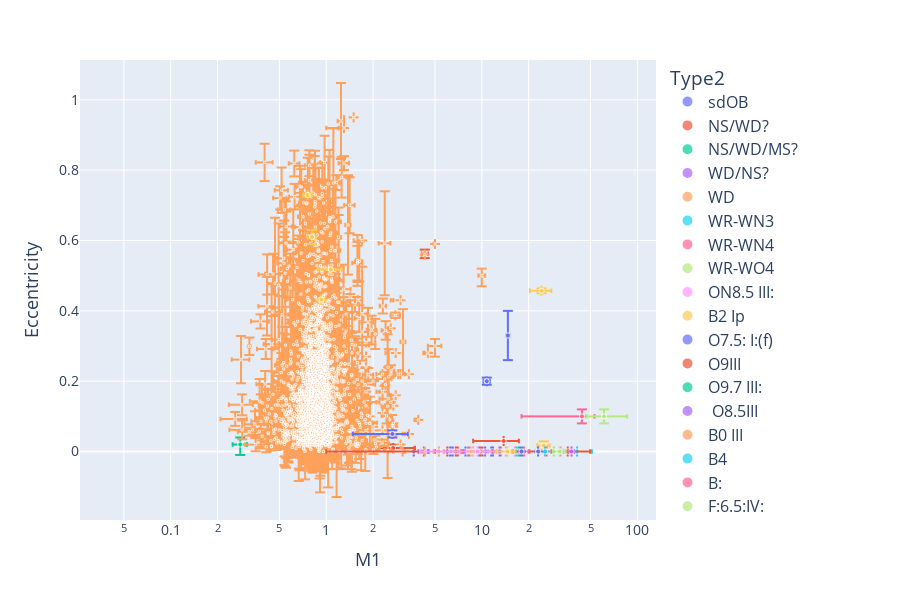

Notebook source saved alongside this figure:
### Code cell
fig = plotly_vars('M1', 'Eccentricity', logx = True, logy = False, df = df_final, exclude_type2= 'NS')

### Figure 1 — Plotly figure (JSON) as saved in the notebook; plotly's stock layout.template omitted (floating-point values rounded to 4 significant figures; data arrays with more than 128 entries replaced by an {"elided": "..."} marker saying what was removed)
{"data": [{"customdata": [["Be", "HD58978"], ["Be", "HD200120"], ["Be", "HD10516"], ["Be", "HD55606"], ["Be", "HD109387"], ["Be", "HD113120"], ["Be", "HD137387"], ["Be", "HD152478"], ["Be", "HD157042"], ["Be", "HD41335"], ["Be", "HD161306"], ["Be", "HD183537"], ["Be", "HD191610"], ["Be", "HD194335"], ["Be", "HD200310"], ["Be", "HD167128"]], "error_x": {"array": [1.5, 1.55, 0.3, 0.3, 0.48, 2.2, 1.0, 1.3, 2.9, 5.7, 0.26, 0.23, 0.38, 0.35, 0.49, 0.31], "arrayminus": [1.5, 1.55, 0.3, 0.3, 0.48, 2.2, 1.0, 1.3, 2.9, 5.7, 0.26, 0.23, 0.38, 0.35, 0.49, 0.31]}, "error_y": {"array": [NaN, NaN, NaN, NaN, NaN, NaN, NaN, NaN, NaN, NaN, NaN, NaN, NaN, NaN, 0.01, NaN], "arrayminus": [NaN, NaN, NaN, NaN, NaN, NaN, NaN, NaN, NaN, NaN, NaN, NaN, NaN, NaN, 0.01, NaN]}, "hovertemplate": "Type2=sdOB<br>M1=%{x}<br>Eccentricity=%{y}<br>marker_size=%{marker.size}<br>Type1=%{customdata[0]}<br>System Name=%{customdata[1]}<extra></extra>", "legendgroup": "sdOB", "marker": {"color": "#636efa", "size": [5, 5, 5, 5, 5, 5, 5, 5, 5, 5, 5, 5, 5, 5, 5, 5], "sizemode": "area", "sizeref": 0.2, "symbol": "circle"}, "mode": "markers", "name": "sdOB", "showlegend": true, "type": "scattergl", "x": [11.5, 7.85, 9.6, 6.3, 3.65, 10.1, 11.8, 6.5, 10.5, 17.6, 6.02, 4.25, 6.26, 8.2, 10.75, 4.24], "xaxis": "x", "y": [0.0, 0.0, 0.0, 0.0, 0.0, 0.0, 0.0, 0.0, 0.0, 0.0, 0.0, 0.0, 0.0, 0.0, 0.2, 0.0], "yaxis": "y"}, {"customdata": [["MS", "2XMM J1255"], ["MS", "2MASS J06163552"], ["MS", "LAMOST J1123"], ["RG", "56 UMa"], ["MS", "J0606+2132"], ["MS", "G3431"]], "error_x": {"array": [0.05, 0.1, 0.02, 0.2, 1.03, 0.03], "arrayminus": [0.05, 0.1, 0.02, 0.2, 1.67, 0.03]}, "error_y": {"array": [NaN, 0.005, NaN, 0.012, 0.01, 0.02], "arrayminus": [NaN, 0.007, NaN, 0.012, 0.01, 0.03]}, "hovertemplate": "Type2=NS/WD?<br>M1=%{x}<br>Eccentricity=%{y}<br>marker_size=%{marker.size}<br>Type1=%{customdata[0]}<br>System Name=%{customdata[1]}<extra></extra>", "legendgroup": "NS/WD?", "marker": {"color": "#EF553B", "size": [5, 5, 5, 5, 5, 5], "sizemode": "area", "sizeref": 0.2, "symbol": "circle"}, "mode": "markers", "name": "NS/WD?", "showlegend": true, "type": "scattergl", "x": [1.16, 1.6, 0.61, 4.3, 2.69, 1.42], "xaxis": "x", "y": [0.0, 0.007, 0.0, 0.562, 0.01, 0.13], "yaxis": "y"}, {"customdata": [["RG", "G8441"]], "error_x": {"array": [0.03], "arrayminus": [0.03]}, "error_y": {"array": [0.02], "arrayminus": [0.03]}, "hovertemplate": "Type2=NS/WD/MS?<br>M1=%{x}<br>Eccentricity=%{y}<br>marker_size=%{marker.size}<br>Type1=%{customdata[0]}<br>System Name=%{customdata[1]}<extra></extra>", "legendgroup": "NS/WD/MS?", "marker": {"color": "#00cc96", "size": [5], "sizemode": "area", "sizeref": 0.2, "symbol": "circle"}, "mode": "markers", "name": "NS/WD/MS?", "showlegend": true, "type": "scattergl", "x": [0.28], "xaxis": "x", "y": [0.02], "yaxis": "y"}, {"customdata": [["MS", "LAMOST J2354"], ["MS", "2MASS J1527"]], "error_x": {"array": [0.05, 0.02], "arrayminus": [0.05, 0.02]}, "error_y": {"array": [0.002, NaN], "arrayminus": [0.002, NaN]}, "hovertemplate": "Type2=WD/NS?<br>M1=%{x}<br>Eccentricity=%{y}<br>marker_size=%{marker.size}<br>Type1=%{customdata[0]}<br>System Name=%{customdata[1]}<extra></extra>", "legendgroup": "WD/NS?", "marker": {"color": "#ab63fa", "size": [5, 5], "sizemode": "area", "sizeref": 0.2, "symbol": "circle"}, "mode": "markers", "name": "WD/NS?", "showlegend": true, "type": "scattergl", "x": [0.65, 0.63], "xaxis": "x", "y": [0.002, 0.0], "yaxis": "y"}, {"customdata": {"elided": "3618x2 str values"}, "error_x": {"array": {"elided": "3618 float values"}, "arrayminus": {"elided": "3618 float values"}}, "error_y": {"array": {"elided": "3618 float values"}, "arrayminus": {"elided": "3618 float values"}}, "hovertemplate": "Type2=WD<br>M1=%{x}<br>Eccentricity=%{y}<br>marker_size=%{marker.size}<br>Type1=%{customdata[0]}<br>System Name=%{customdata[1]}<extra></extra>", "legendgroup": "WD", "marker": {"color": "#FFA15A", "size": {"elided": "3618 int values"}, "sizemode": "area", "sizeref": 0.2, "symbol": "circle"}, "mode": "markers", "name": "WD", "showlegend": true, "type": "scattergl", "x": {"elided": "3618 float values"}, "xaxis": "x", "y": {"elided": "3618 float values"}, "yaxis": "y"}, {"customdata": [["O-O9", "SMC AB 3"], ["O-O5.5 V", "SMC AB 6"]], "error_x": {"array": [NaN, 10.0], "arrayminus": [NaN, 10.0]}, "error_y": {"array": [0.06, NaN], "arrayminus": [0.06, NaN]}, "hovertemplate": "Type2=WR-WN3<br>M1=%{x}<br>Eccentricity=%{y}<br>marker_size=%{marker.size}<br>Type1=%{customdata[0]}<br>System Name=%{customdata[1]}<extra></extra>", "legendgroup": "WR-WN3", "marker": {"color": "#19d3f3", "size": [5, 5], "sizemode": "area", "sizeref": 0.2, "symbol": "circle"}, "mode": "markers", "name": "WR-WN3", "showlegend": true, "type": "scattergl", "x": [NaN, 41.0], "xaxis": "x", "y": [0.09, 0.0], "yaxis": "y"}, {"customdata": [["O-O6 I", "SMC AB 7"]], "error_x": {"array": [9.0], "arrayminus": [26.0]}, "error_y": {"array": [0.02], "arrayminus": [0.02]}, "hovertemplate": "Type2=WR-WN4<br>M1=%{x}<br>Eccentricity=%{y}<br>marker_size=%{marker.size}<br>Type1=%{customdata[0]}<br>System Name=%{customdata[1]}<extra></extra>", "legendgroup": "WR-WN4", "marker": {"color": "#FF6692", "size": [5], "sizemode": "area", "sizeref": 0.2, "symbol": "circle"}, "mode": "markers", "name": "WR-WN4", "showlegend": true, "type": "scattergl", "x": [44.0], "xaxis": "x", "y": [0.1], "yaxis": "y"}, {"customdata": [["O-O4 V", "SMC AB 8"]], "error_x": {"array": [25.0], "arrayminus": [14.0]}, "error_y": {"array": [0.02], "arrayminus": [0.02]}, "hovertemplate": "Type2=WR-WO4<br>M1=%{x}<br>Eccentricity=%{y}<br>marker_size=%{marker.size}<br>Type1=%{customdata[0]}<br>System Name=%{customdata[1]}<extra></extra>", "legendgroup": "WR-WO4", "marker": {"color": "#B6E880", "size": [5], "sizemode": "area", "sizeref": 0.2, "symbol": "circle"}, "mode": "markers", "name": "WR-WO4", "showlegend": true, "type": "scattergl", "x": [61.0], "xaxis": "x", "y": [0.1], "yaxis": "y"}, {"customdata": [["O9.7: V:", "VFTS 061"]], "error_x": {"array": [1.4], "arrayminus": [1.4]}, "error_y": {"array": [NaN], "arrayminus": [NaN]}, "hovertemplate": "Type2=ON8.5 III:<br>M1=%{x}<br>Eccentricity=%{y}<br>marker_size=%{marker.size}<br>Type1=%{customdata[0]}<br>System Name=%{customdata[1]}<extra></extra>", "legendgroup": "ON8.5 III:", "marker": {"color": "#FF97FF", "size": [5], "sizemode": "area", "sizeref": 0.2, "symbol": "circle"}, "mode": "markers", "name": "ON8.5 III:", "showlegend": true, "type": "scattergl", "x": [16.3], "xaxis": "x", "y": [0.0], "yaxis": "y"}, {"customdata": [["O9 III:", "VFTS 652"]], "error_x": {"array": [3.9], "arrayminus": [3.9]}, "error_y": {"array": [NaN], "arrayminus": [NaN]}, "hovertemplate": "Type2=B2 Ip<br>M1=%{x}<br>Eccentricity=%{y}<br>marker_size=%{marker.size}<br>Type1=%{customdata[0]}<br>System Name=%{customdata[1]}<extra></extra>", "legendgroup": "B2 Ip", "marker": {"color": "#FECB52", "size": [5], "sizemode": "area", "sizeref": 0.2, "symbol": "circle"}, "mode": "markers", "name": "B2 Ip", "showlegend": true, "type": "scattergl", "x": [18.1], "xaxis": "x", "y": [0.0], "yaxis": "y"}, {"customdata": [["ON9 Ia", "VFTS 538"]], "error_x": {"array": [1.9], "arrayminus": [1.9]}, "error_y": {"array": [NaN], "arrayminus": [NaN]}, "hovertemplate": "Type2=O7.5: I:(f)<br>M1=%{x}<br>Eccentricity=%{y}<br>marker_size=%{marker.size}<br>Type1=%{customdata[0]}<br>System Name=%{customdata[1]}<extra></extra>", "legendgroup": "O7.5: I:(f)", "marker": {"color": "#636efa", "size": [5], "sizemode": "area", "sizeref": 0.2, "symbol": "circle"}, "mode": "markers", "name": "O7.5: I:(f)", "showlegend": true, "type": "scattergl", "x": [18.3], "xaxis": "x", "y": [0.0], "yaxis": "y"}, {"customdata": [["O8V:", "HV 2543"]], "error_x": {"array": [0.7], "arrayminus": [0.7]}, "error_y": {"array": [NaN], "arrayminus": [NaN]}, "hovertemplate": "Type2=O9III<br>M1=%{x}<br>Eccentricity=%{y}<br>marker_size=%{marker.size}<br>Type1=%{customdata[0]}<br>System Name=%{customdata[1]}<extra></extra>", "legendgroup": "O9III", "marker": {"color": "#EF553B", "size": [5], "sizemode": "area", "sizeref": 0.2, "symbol": "circle"}, "mode": "markers", "name": "O9III", "showlegend": true, "type": "scattergl", "x": [25.6], "xaxis": "x", "y": [NaN], "yaxis": "y"}, {"customdata": [["O7::", "VFTS 450"]], "error_x": {"array": [4.1], "arrayminus": [4.1]}, "error_y": {"array": [NaN], "arrayminus": [NaN]}, "hovertemplate": "Type2=O9.7 III:<br>M1=%{x}<br>Eccentricity=%{y}<br>marker_size=%{marker.size}<br>Type1=%{customdata[0]}<br>System Name=%{customdata[1]}<extra></extra>", "legendgroup": "O9.7 III:", "marker": {"color": "#00cc96", "size": [5], "sizemode": "area", "sizeref": 0.2, "symbol": "circle"}, "mode": "markers", "name": "O9.7 III:", "showlegend": true, "type": "scattergl", "x": [29.0], "xaxis": "x", "y": [0.0], "yaxis": "y"}, {"customdata": [["O7V", "W61 28-22"]], "error_x": {"array": [1.0], "arrayminus": [1.0]}, "error_y": {"array": [NaN], "arrayminus": [NaN]}, "hovertemplate": "Type2= O8.5III<br>M1=%{x}<br>Eccentricity=%{y}<br>marker_size=%{marker.size}<br>Type1=%{customdata[0]}<br>System Name=%{customdata[1]}<extra></extra>", "legendgroup": " O8.5III", "marker": {"color": "#ab63fa", "size": [5], "sizemode": "area", "sizeref": 0.2, "symbol": "circle"}, "mode": "markers", "name": " O8.5III", "showlegend": true, "type": "scattergl", "x": [30.9], "xaxis": "x", "y": [NaN], "yaxis": "y"}, {"customdata": [["O7 III", "HV 2241"]], "error_x": {"array": [0.7], "arrayminus": [0.7]}, "error_y": {"array": [NaN], "arrayminus": [NaN]}, "hovertemplate": "Type2=B0 III<br>M1=%{x}<br>Eccentricity=%{y}<br>marker_size=%{marker.size}<br>Type1=%{customdata[0]}<br>System Name=%{customdata[1]}<extra></extra>", "legendgroup": "B0 III", "marker": {"color": "#FFA15A", "size": [5], "sizemode": "area", "sizeref": 0.2, "symbol": "circle"}, "mode": "markers", "name": "B0 III", "showlegend": true, "type": "scattergl", "x": [36.2], "xaxis": "x", "y": [NaN], "yaxis": "y"}, {"customdata": [["B2V", "TT Aur"]], "error_x": {"array": [NaN], "arrayminus": [NaN]}, "error_y": {"array": [NaN], "arrayminus": [NaN]}, "hovertemplate": "Type2=B4<br>M1=%{x}<br>Eccentricity=%{y}<br>marker_size=%{marker.size}<br>Type1=%{customdata[0]}<br>System Name=%{customdata[1]}<extra></extra>", "legendgroup": "B4", "marker": {"color": "#19d3f3", "size": [5], "sizemode": "area", "sizeref": 0.2, "symbol": "circle"}, "mode": "markers", "name": "B4", "showlegend": true, "type": "scattergl", "x": [8.1], "xaxis": "x", "y": [NaN], "yaxis": "y"}, {"customdata": [["B1V", "Mu1 Sco"]], "error_x": {"array": [1.0], "arrayminus": [1.0]}, "error_y": {"array": [NaN], "arrayminus": [NaN]}, "hovertemplate": "Type2=B:<br>M1=%{x}<br>Eccentricity=%{y}<br>marker_size=%{marker.size}<br>Type1=%{customdata[0]}<br>System Name=%{customdata[1]}<extra></extra>", "legendgroup": "B:", "marker": {"color": "#FF6692", "size": [5], "sizemode": "area", "sizeref": 0.2, "symbol": "circle"}, "mode": "markers", "name": "B:", "showlegend": true, "type": "scattergl", "x": [8.3], "xaxis": "x", "y": [0.0], "yaxis": "y"}, {"customdata": [["B3", "SV Gem"]], "error_x": {"array": [NaN], "arrayminus": [NaN]}, "error_y": {"array": [NaN], "arrayminus": [NaN]}, "hovertemplate": "Type2=F:6.5:IV:<br>M1=%{x}<br>Eccentricity=%{y}<br>marker_size=%{marker.size}<br>Type1=%{customdata[0]}<br>System Name=%{customdata[1]}<extra></extra>", "legendgroup": "F:6.5:IV:", "marker": {"color": "#B6E880", "size": [5], "sizemode": "area", "sizeref": 0.2, "symbol": "circle"}, "mode": "markers", "name": "F:6.5:IV:", "showlegend": true, "type": "scattergl", "x": [8.34], "xaxis": "x", "y": [NaN], "yaxis": "y"}, {"customdata": [["B2.5V", "V454 Cyg"]], "error_x": {"array": [NaN], "arrayminus": [NaN]}, "error_y": {"array": [NaN], "arrayminus": [NaN]}, "hovertemplate": "Type2=B7III<br>M1=%{x}<br>Eccentricity=%{y}<br>marker_size=%{marker.size}<br>Type1=%{customdata[0]}<br>System Name=%{customdata[1]}<extra></extra>", "legendgroup": "B7III", "marker": {"color": "#FF97FF", "size": [5], "sizemode": "area", "sizeref": 0.2, "symbol": "circle"}, "mode": "markers", "name": "B7III", "showlegend": true, "type": "scattergl", "x": [8.4], "xaxis": "x", "y": [NaN], "yaxis": "y"}, {"customdata": [["MS", "Gaia BH1"], ["RG", "Gaia BH2"], ["RG", "Gaia BH3"], ["O7V", "VFTS 243"], ["MS", "NGC 3201 #12560"], ["O6.5III", "HD 130298"]], "error_x": {"array": [0.05, 0.19, 0.05, 2.3, 0.05, 3.8], "arrayminus": [0.05, 0.19, 0.05, 2.3, 0.05, 3.8]}, "error_y": {"array": [2e-05, 0.0009, 0.0048, 0.012, 0.02, 0.007], "arrayminus": [2e-05, 0.0009, 0.0048, 0.012, 0.02, 0.007]}, "hovertemplate": "Type2=BH<br>M1=%{x}<br>Eccentricity=%{y}<br>marker_size=%{marker.size}<br>Type1=%{customdata[0]}<br>System Name=%{customdata[1]}<extra></extra>", "legendgroup": "BH", "marker": {"color": "#FECB52", "size": [5, 5, 5, 5, 5, 5], "sizemode": "area", "sizeref": 0.2, "symbol": "circle"}, "mode": "markers", "name": "BH", "showlegend": true, "type": "scattergl", "x": [0.93, 1.07, 0.76, 25.0, 0.81, 24.2], "xaxis": "x", "y": [0.4323, 0.5176, 0.7291, 0.017, 0.61, 0.457], "yaxis": "y"}, {"customdata": [["RG", "G3425"]], "error_x": {"array": [0.68], "arrayminus": [1.18]}, "error_y": {"array": [0.01], "arrayminus": [0.01]}, "hovertemplate": "Type2=BH?<br>M1=%{x}<br>Eccentricity=%{y}<br>marker_size=%{marker.size}<br>Type1=%{customdata[0]}<br>System Name=%{customdata[1]}<extra></extra>", "legendgroup": "BH?", "marker": {"color": "#636efa", "size": [5], "sizemode": "area", "sizeref": 0.2, "symbol": "circle"}, "mode": "markers", "name": "BH?", "showlegend": true, "type": "scattergl", "x": [2.66], "xaxis": "x", "y": [0.05], "yaxis": "y"}, {"customdata": [["B", "VFTS 291"], ["B3Ve", "LB-1"], ["MS", "NGC 1850 BH1"], ["B2-3Ve", "HR 6819"], ["B0-1Ve", "2dFS 163"], ["Be", "2dFS 2553"], ["O9Ve", "Sk -71 35"], ["Be", "SMCSGS-FS 69"], ["?", "Gamma Columbae"], ["B", "Upsilon Sagittarii"]], "error_x": {"array": [1.5, 2.0, 2.5, 3.0, 4.0, 3.5, 14.0, 7.0, NaN, 0.8], "arrayminus": [1.5, 2.0, 2.5, 5.0, 5.0, 5.0, 18.0, 9.0, NaN, 0.8]}, "error_y": {"array": [NaN, NaN, NaN, NaN, NaN, NaN, NaN, NaN, NaN, NaN], "arrayminus": [NaN, NaN, NaN, NaN, NaN, NaN, NaN, NaN, NaN, NaN]}, "hovertemplate": "Type2=SS<br>M1=%{x}<br>Eccentricity=%{y}<br>marker_size=%{marker.size}<br>Type1=%{customdata[0]}<br>System Name=%{customdata[1]}<extra></extra>", "legendgroup": "SS", "marker": {"color": "#EF553B", "size": [5, 5, 5, 5, 5, 5, 5, 5, 5, 5], "sizemode": "area", "sizeref": 0.2, "symbol": "circle"}, "mode": "markers", "name": "SS", "showlegend": true, "type": "scattergl", "x": [13.2, 7.0, 10.0, 6.0, 10.5, 13.8, 35.7, 17.0, NaN, 6.8], "xaxis": "x", "y": [0.0, 0.0, 0.0, 0.0, NaN, 0.03, 0.0, NaN, NaN, 0.0], "yaxis": "y"}, {"customdata": [["O6-7:(f):, Contact", "LSS 3074"]], "error_x": {"array": [1.4], "arrayminus": [1.4]}, "error_y": {"array": [0.0], "arrayminus": [0.0]}, "hovertemplate": "Type2=O4 f +, Contact<br>M1=%{x}<br>Eccentricity=%{y}<br>marker_size=%{marker.size}<br>Type1=%{customdata[0]}<br>System Name=%{customdata[1]}<extra></extra>", "legendgroup": "O4 f +, Contact", "marker": {"color": "#00cc96", "size": [5], "sizemode": "area", "sizeref": 0.2, "symbol": "circle"}, "mode": "markers", "name": "O4 f +, Contact", "showlegend": true, "type": "scattergl", "x": [17.2], "xaxis": "x", "y": [0.0], "yaxis": "y"}, {"customdata": [["O4.5-6V, Contact", "MY Cam"]], "error_x": {"array": [1.6], "arrayminus": [1.6]}, "error_y": {"array": [0.0], "arrayminus": [0.0]}, "hovertemplate": "Type2=O6V, Contact<br>M1=%{x}<br>Eccentricity=%{y}<br>marker_size=%{marker.size}<br>Type1=%{customdata[0]}<br>System Name=%{customdata[1]}<extra></extra>", "legendgroup": "O6V, Contact", "marker": {"color": "#ab63fa", "size": [5], "sizemode": "area", "sizeref": 0.2, "symbol": "circle"}, "mode": "markers", "name": "O6V, Contact", "showlegend": true, "type": "scattergl", "x": [37.7], "xaxis": "x", "y": [0.0], "yaxis": "y"}, {"customdata": [["O9V, Contact", "OGLE SMC-SC10 108086"]], "error_x": {"array": [1.2], "arrayminus": [1.2]}, "error_y": {"array": [0.0], "arrayminus": [0.0]}, "hovertemplate": "Type2=O9.5-B0V, Contact<br>M1=%{x}<br>Eccentricity=%{y}<br>marker_size=%{marker.size}<br>Type1=%{customdata[0]}<br>System Name=%{customdata[1]}<extra></extra>", "legendgroup": "O9.5-B0V, Contact", "marker": {"color": "#FFA15A", "size": [5], "sizemode": "area", "sizeref": 0.2, "symbol": "circle"}, "mode": "markers", "name": "O9.5-B0V, Contact", "showlegend": true, "type": "scattergl", "x": [16.9], "xaxis": "x", "y": [0.0], "yaxis": "y"}, {"customdata": [["O7V, Contact", "TU Mus"]], "error_x": {"array": [0.4], "arrayminus": [0.4]}, "error_y": {"array": [0.0], "arrayminus": [0.0]}, "hovertemplate": "Type2=O8V, Contact<br>M1=%{x}<br>Eccentricity=%{y}<br>marker_size=%{marker.size}<br>Type1=%{customdata[0]}<br>System Name=%{customdata[1]}<extra></extra>", "legendgroup": "O8V, Contact", "marker": {"color": "#19d3f3", "size": [5], "sizemode": "area", "sizeref": 0.2, "symbol": "circle"}, "mode": "markers", "name": "O8V, Contact", "showlegend": true, "type": "scattergl", "x": [16.7], "xaxis": "x", "y": [0.0], "yaxis": "y"}, {"customdata": [["O6.5V((f)), Contact", "V382 Cyg"]], "error_x": {"array": [0.4], "arrayminus": [0.4]}, "error_y": {"array": [0.0], "arrayminus": [0.0]}, "hovertemplate": "Type2=O6V((f)), Contact<br>M1=%{x}<br>Eccentricity=%{y}<br>marker_size=%{marker.size}<br>Type1=%{customdata[0]}<br>System Name=%{customdata[1]}<extra></extra>", "legendgroup": "O6V((f)), Contact", "marker": {"color": "#FF6692", "size": [5], "sizemode": "area", "sizeref": 0.2, "symbol": "circle"}, "mode": "markers", "name": "O6V((f)), Contact", "showlegend": true, "type": "scattergl", "x": [26.1], "xaxis": "x", "y": [0.0], "yaxis": "y"}, {"customdata": [["O4.5 V(n)((fc))z, Contact", "VFTS 352"]], "error_x": {"array": [0.3], "arrayminus": [0.3]}, "error_y": {"array": [0.0], "arrayminus": [0.0]}, "hovertemplate": "Type2=O5.5 V(n)((fc))z, Contact<br>M1=%{x}<br>Eccentricity=%{y}<br>marker_size=%{marker.size}<br>Type1=%{customdata[0]}<br>System Name=%{customdata[1]}<extra></extra>", "legendgroup": "O5.5 V(n)((fc))z, Contact", "marker": {"color": "#B6E880", "size": [5], "sizemode": "area", "sizeref": 0.2, "symbol": "circle"}, "mode": "markers", "name": "O5.5 V(n)((fc))z, Contact", "showlegend": true, "type": "scattergl", "x": [28.9], "xaxis": "x", "y": [0.0], "yaxis": "y"}, {"customdata": [["B1V, Contact", "CT Tau"], ["B1V, Contact", "GU Mon"]], "error_x": {"array": [3.3, 0.13], "arrayminus": [3.3, 0.13]}, "error_y": {"array": [0.0, 0.0], "arrayminus": [0.0, 0.0]}, "hovertemplate": "Type2=B1V, Contact<br>M1=%{x}<br>Eccentricity=%{y}<br>marker_size=%{marker.size}<br>Type1=%{customdata[0]}<br>System Name=%{customdata[1]}<extra></extra>", "legendgroup": "B1V, Contact", "marker": {"color": "#FF97FF", "size": [5, 5], "sizemode": "area", "sizeref": 0.2, "symbol": "circle"}, "mode": "markers", "name": "B1V, Contact", "showlegend": true, "type": "scattergl", "x": [14.25, 8.79], "xaxis": "x", "y": [0.0, 0.0], "yaxis": "y"}, {"customdata": [["B, Contact?", "SV Cen"]], "error_x": {"array": [0.35], "arrayminus": [0.35]}, "error_y": {"array": [0.0], "arrayminus": [0.0]}, "hovertemplate": "Type2=B, Contact?<br>M1=%{x}<br>Eccentricity=%{y}<br>marker_size=%{marker.size}<br>Type1=%{customdata[0]}<br>System Name=%{customdata[1]}<extra></extra>", "legendgroup": "B, Contact?", "marker": {"color": "#FECB52", "size": [5], "sizemode": "area", "sizeref": 0.2, "symbol": "circle"}, "mode": "markers", "name": "B, Contact?", "showlegend": true, "type": "scattergl", "x": [8.56], "xaxis": "x", "y": [0.0], "yaxis": "y"}, {"customdata": [["B0.5V, Contact", "V606 Cen"]], "error_x": {"array": [0.4], "arrayminus": [0.4]}, "error_y": {"array": [0.07], "arrayminus": [0.07]}, "hovertemplate": "Type2=B2V, Contact<br>M1=%{x}<br>Eccentricity=%{y}<br>marker_size=%{marker.size}<br>Type1=%{customdata[0]}<br>System Name=%{customdata[1]}<extra></extra>", "legendgroup": "B2V, Contact", "marker": {"color": "#636efa", "size": [5], "sizemode": "area", "sizeref": 0.2, "symbol": "circle"}, "mode": "markers", "name": "B2V, Contact", "showlegend": true, "type": "scattergl", "x": [14.7], "xaxis": "x", "y": [0.33], "yaxis": "y"}, {"customdata": [["B1-1.5V, Contact", "V701 Sco"]], "error_x": {"array": [0.22], "arrayminus": [0.22]}, "error_y": {"array": [0.0], "arrayminus": [0.0]}, "hovertemplate": "Type2=B1-1.5V, Contact<br>M1=%{x}<br>Eccentricity=%{y}<br>marker_size=%{marker.size}<br>Type1=%{customdata[0]}<br>System Name=%{customdata[1]}<extra></extra>", "legendgroup": "B1-1.5V, Contact", "marker": {"color": "#EF553B", "size": [5], "sizemode": "area", "sizeref": 0.2, "symbol": "circle"}, "mode": "markers", "name": "B1-1.5V, Contact", "showlegend": true, "type": "scattergl", "x": [9.78], "xaxis": "x", "y": [0.0], "yaxis": "y"}, {"customdata": [["B0V, Contact", "V745 Cas"]], "error_x": {"array": [0.51], "arrayminus": [0.51]}, "error_y": {"array": [0.0], "arrayminus": [0.0]}, "hovertemplate": "Type2=B1-2 IV/V, Contact<br>M1=%{x}<br>Eccentricity=%{y}<br>marker_size=%{marker.size}<br>Type1=%{customdata[0]}<br>System Name=%{customdata[1]}<extra></extra>", "legendgroup": "B1-2 IV/V, Contact", "marker": {"color": "#00cc96", "size": [5], "sizemode": "area", "sizeref": 0.2, "symbol": "circle"}, "mode": "markers", "name": "B1-2 IV/V, Contact", "showlegend": true, "type": "scattergl", "x": [18.31], "xaxis": "x", "y": [0.0], "yaxis": "y"}, {"customdata": [["B0V, Contact", "VFTS 066"]], "error_x": {"array": [5.0], "arrayminus": [7.0]}, "error_y": {"array": [0.0], "arrayminus": [0.0]}, "hovertemplate": "Type2=B1.5III, Contact<br>M1=%{x}<br>Eccentricity=%{y}<br>marker_size=%{marker.size}<br>Type1=%{customdata[0]}<br>System Name=%{customdata[1]}<extra></extra>", "legendgroup": "B1.5III, Contact", "marker": {"color": "#ab63fa", "size": [5], "sizemode": "area", "sizeref": 0.2, "symbol": "circle"}, "mode": "markers", "name": "B1.5III, Contact", "showlegend": true, "type": "scattergl", "x": [13.0], "xaxis": "x", "y": [0.0], "yaxis": "y"}, {"customdata": [["B5V, Contact", "RZ Pyx"]], "error_x": {"array": [0.4], "arrayminus": [0.4]}, "error_y": {"array": [0.0], "arrayminus": [0.0]}, "hovertemplate": "Type2=B5/7V, Contact<br>M1=%{x}<br>Eccentricity=%{y}<br>marker_size=%{marker.size}<br>Type1=%{customdata[0]}<br>System Name=%{customdata[1]}<extra></extra>", "legendgroup": "B5/7V, Contact", "marker": {"color": "#FFA15A", "size": [5], "sizemode": "area", "sizeref": 0.2, "symbol": "circle"}, "mode": "markers", "name": "B5/7V, Contact", "showlegend": true, "type": "scattergl", "x": [5.3], "xaxis": "x", "y": [0.0], "yaxis": "y"}, {"customdata": [["O9II, Contact", "LY Aur"]], "error_x": {"array": [NaN], "arrayminus": [NaN]}, "error_y": {"array": [0.0], "arrayminus": [0.0]}, "hovertemplate": "Type2=O9III, Contact<br>M1=%{x}<br>Eccentricity=%{y}<br>marker_size=%{marker.size}<br>Type1=%{customdata[0]}<br>System Name=%{customdata[1]}<extra></extra>", "legendgroup": "O9III, Contact", "marker": {"color": "#19d3f3", "size": [5], "sizemode": "area", "sizeref": 0.2, "symbol": "circle"}, "mode": "markers", "name": "O9III, Contact", "showlegend": true, "type": "scattergl", "x": [25.5], "xaxis": "x", "y": [0.0], "yaxis": "y"}, {"customdata": [["O9.5V, Contact", "XZ Cep"], ["B0-B.05III , Contact", "V348 Car"]], "error_x": {"array": [1.3, 4.0], "arrayminus": [1.3, 4.0]}, "error_y": {"array": [0.0, 0.0], "arrayminus": [0.0, 0.0]}, "hovertemplate": "Type2=B1III, Contact<br>M1=%{x}<br>Eccentricity=%{y}<br>marker_size=%{marker.size}<br>Type1=%{customdata[0]}<br>System Name=%{customdata[1]}<extra></extra>", "legendgroup": "B1III, Contact", "marker": {"color": "#FF6692", "size": [5, 5], "sizemode": "area", "sizeref": 0.2, "symbol": "circle"}, "mode": "markers", "name": "B1III, Contact", "showlegend": true, "type": "scattergl", "x": [18.7, 32.0], "xaxis": "x", "y": [0.0, 0.0], "yaxis": "y"}, {"customdata": [["O6.5-7 Ia, Contact", "V729 Cyg"]], "error_x": {"array": [2.9], "arrayminus": [2.9]}, "error_y": {"array": [0.0], "arrayminus": [0.0]}, "hovertemplate": "Type2=Ofpe/WN9, Contact<br>M1=%{x}<br>Eccentricity=%{y}<br>marker_size=%{marker.size}<br>Type1=%{customdata[0]}<br>System Name=%{customdata[1]}<extra></extra>", "legendgroup": "Ofpe/WN9, Contact", "marker": {"color": "#B6E880", "size": [5], "sizemode": "area", "sizeref": 0.2, "symbol": "circle"}, "mode": "markers", "name": "Ofpe/WN9, Contact", "showlegend": true, "type": "scattergl", "x": [31.6], "xaxis": "x", "y": [0.0], "yaxis": "y"}, {"customdata": [["B, Contact", "BH Cen"]], "error_x": {"array": [5.4], "arrayminus": [5.4]}, "error_y": {"array": [0.0], "arrayminus": [0.0]}, "hovertemplate": "Type2=B, Contact<br>M1=%{x}<br>Eccentricity=%{y}<br>marker_size=%{marker.size}<br>Type1=%{customdata[0]}<br>System Name=%{customdata[1]}<extra></extra>", "legendgroup": "B, Contact", "marker": {"color": "#FF97FF", "size": [5], "sizemode": "area", "sizeref": 0.2, "symbol": "circle"}, "mode": "markers", "name": "B, Contact", "showlegend": true, "type": "scattergl", "x": [9.4], "xaxis": "x", "y": [0.0], "yaxis": "y"}, {"customdata": [["O9V, Contact", "HD 64315B"]], "error_x": {"array": [2.3], "arrayminus": [2.3]}, "error_y": {"array": [0.0], "arrayminus": [0.0]}, "hovertemplate": "Type2=O9V, Contact<br>M1=%{x}<br>Eccentricity=%{y}<br>marker_size=%{marker.size}<br>Type1=%{customdata[0]}<br>System Name=%{customdata[1]}<extra></extra>", "legendgroup": "O9V, Contact", "marker": {"color": "#FECB52", "size": [5], "sizemode": "area", "sizeref": 0.2, "symbol": "circle"}, "mode": "markers", "name": "O9V, Contact", "showlegend": true, "type": "scattergl", "x": [14.6], "xaxis": "x", "y": [0.0], "yaxis": "y"}, {"customdata": [["O, Contact", "DIRECT V4741 M31A"], ["O, Contact", "DIRECT V1555 M31A"]], "error_x": {"array": [NaN, NaN], "arrayminus": [NaN, NaN]}, "error_y": {"array": [0.0, 0.0], "arrayminus": [0.0, 0.0]}, "hovertemplate": "Type2=O, Contact<br>M1=%{x}<br>Eccentricity=%{y}<br>marker_size=%{marker.size}<br>Type1=%{customdata[0]}<br>System Name=%{customdata[1]}<extra></extra>", "legendgroup": "O, Contact", "marker": {"color": "#636efa", "size": [5, 5], "sizemode": "area", "sizeref": 0.2, "symbol": "circle"}, "mode": "markers", "name": "O, Contact", "showlegend": true, "type": "scattergl", "x": [18.0, 23.0], "xaxis": "x", "y": [0.0, 0.0], "yaxis": "y"}], "layout": {"height": 600, "legend": {"font": {"size": 16}, "itemsizing": "constant", "title": {"text": "Type2"}, "tracegroupgap": 0}, "margin": {"t": 60}, "width": 900, "xaxis": {"anchor": "y", "domain": [0, 1], "tickfont": {"size": 14}, "title": {"font": {"size": 18}, "text": "M1"}, "type": "log"}, "yaxis": {"anchor": "x", "domain": [0, 1], "tickfont": {"size": 14}, "title": {"font": {"size": 18}, "text": "Eccentricity"}}}}
